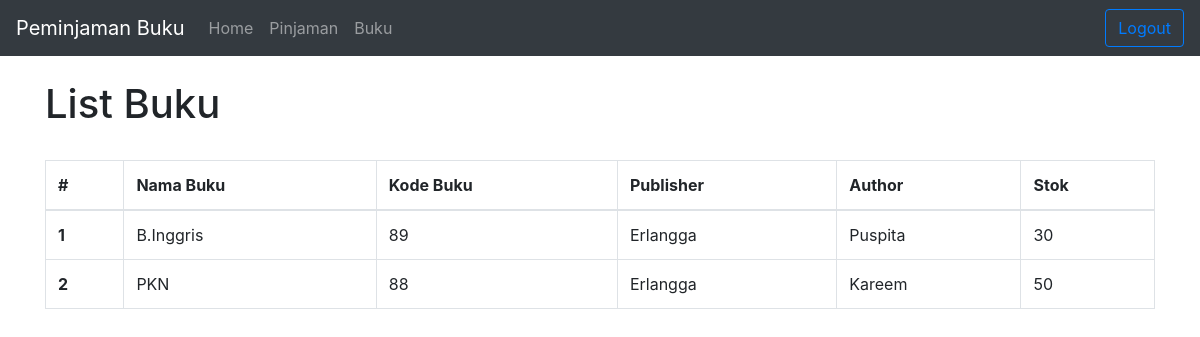
The app's page /buku1.php (signed in) with its own data.
### tables this page shows
CREATE TABLE `buku` (
  `id` int(11) NOT NULL,
  `nama_buku` varchar(255) NOT NULL,
  `kode_buku` int(20) NOT NULL,
  `publisher` varchar(255) NOT NULL,
  `author` varchar(255) NOT NULL,
  `stok` int(20) NOT NULL
);

### buku1.php (the view, shortened to what this page needs)
<?php
include("database.php");
$query = "SELECT * FROM buku";
$result = mysqli_query($dbconnect, $query);
?>
<!doctype html>
<html lang="en">
<head>
  <link rel="stylesheet" href="https://cdn.jsdelivr.net/npm/bootstrap@4.6.2/dist/css/bootstrap.min.css">
</head>
<body>
  <?php include("navbar1.php"); ?>
  <div class="container">
    <br>
    <h1>List Buku</h1>
    <br>
    <table class="table table-bordered">
      <thead>
        <tr>
          <th scope="col">#</th>
          <th scope="col">Nama Buku</th>
          <th scope="col">Kode Buku</th>
          <th scope="col">Publisher</th>
          <th scope="col">Author</th>
          <th scope="col">Stok</th>
        </tr>
      </thead>
      <tbody>
        <?php
        $i = 1;
        while($row = mysqli_fetch_assoc($result)) {
        ?>
        <tr>
          <th scope="row"><?php echo $i++; ?></th>
          <td><?php echo $row['nama_buku']; ?></td>
          <td><?php echo $row['kode_buku']; ?></td>
          <td><?php echo $row['publisher']; ?></td>
          <td><?php echo $row['author']; ?></td>
          <td><?php echo $row['stok']; ?></td>
        </tr>
        <?php } ?>
      </tbody>
    </table>
  </div>
</body>
</html>

### records on screen
buku: nama_buku "B.Inggris", kode_buku "89", publisher "Erlangga", author "Puspita", stok "30"
buku: nama_buku "PKN", kode_buku "88", publisher "Erlangga", author "Kareem", stok "50"
